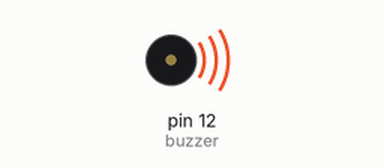
Simulated run of this sketch. Board: Arduino Uno, built with avr-gcc and run on an emulated ATmega328P. Shown: buzzer (waves = sounding).

Above: at 0.2 s.
At 6.6 s:
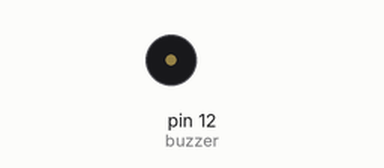
Timing chart, 0 to 8.9 s (numbered marks = the images above):
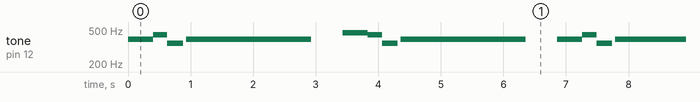

The sketch:

Buzzer_Sandbox.ino
```cpp
//By Leighton Covington
//This is a sketch that uses a piezo buzzer that is connected to the 12 pin then the ground pin of the arduino
//Having a resistor in series in the circuit is optional, including one will reduce the volume of your buzzer, which is a terrbile idea


#define buzzer 12

void setup() {
  // put your setup code here, to run once:
}

void loop() {
  // put your main code here, to run repeatedly:
  tone(buzzer, 392);
  delay(400);
  tone(buzzer, 440);
  delay(230);
  tone(buzzer, 349);
  delay(250);

  noTone(buzzer);
  delay(50);

  tone(buzzer, 392);
  delay(2000);

  noTone(buzzer);
  delay(500);

  tone(buzzer, 466);
  delay(400);
  tone(buzzer, 440);
  delay(230);
  tone(buzzer, 349);
  delay(250);

  noTone(buzzer);
  delay(50);

  tone(buzzer, 392);
  delay(2000);

  noTone(buzzer);
  delay(500);

}
```

Measured:
- by itself, tone on pin 12 (buzzer): repeats every 6.9 s: 440 Hz 0.23 s, 349 Hz 0.25 s, silent 0.05 s, 392 Hz 2.0 s, silent 0.50 s, 466 Hz 0.40 s, 440 Hz 0.23 s, 349 Hz 0.25 s, silent 0.05 s, 392 Hz 2.0 s, silent 0.50 s, 392 Hz 0.40 s
